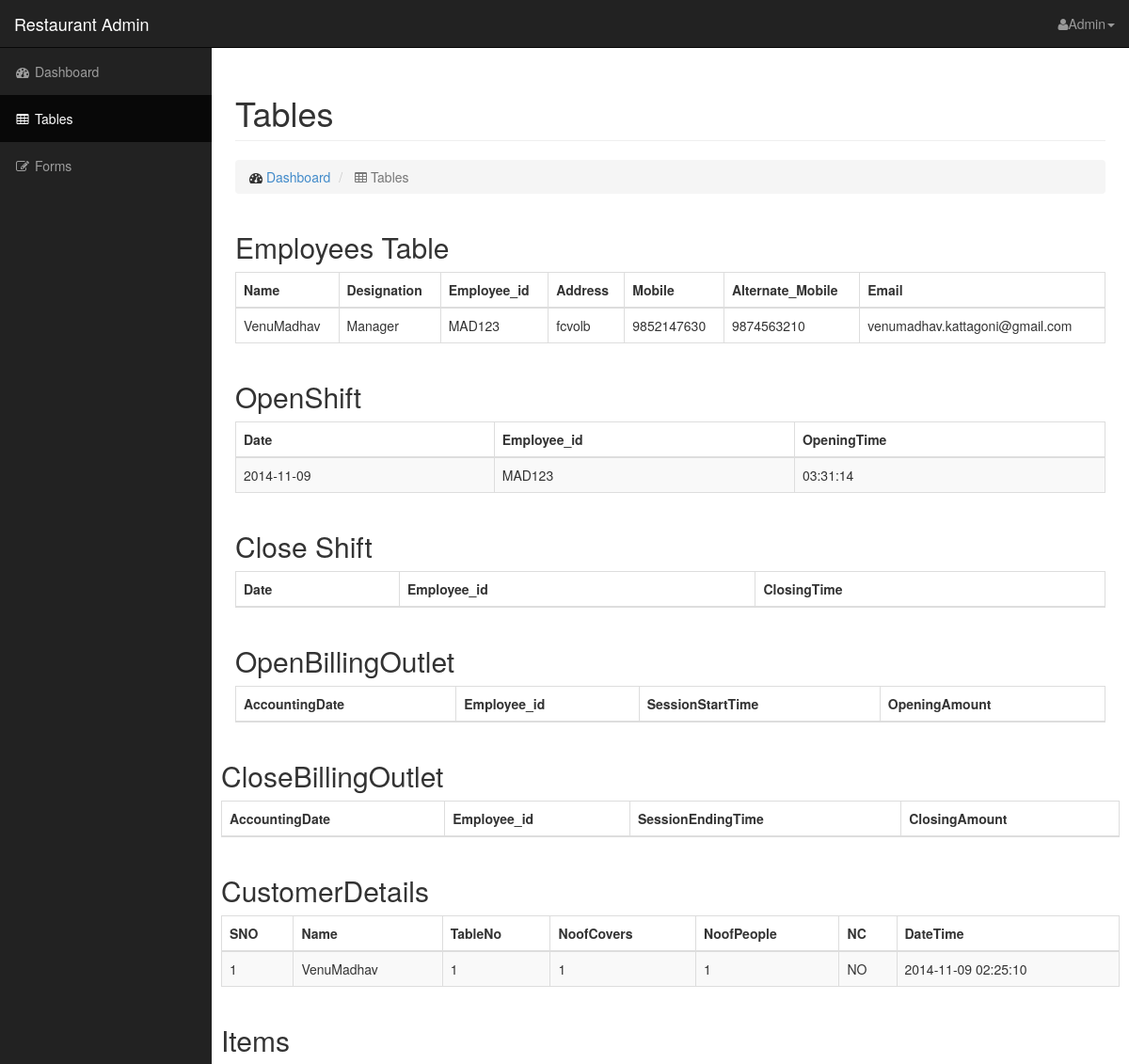
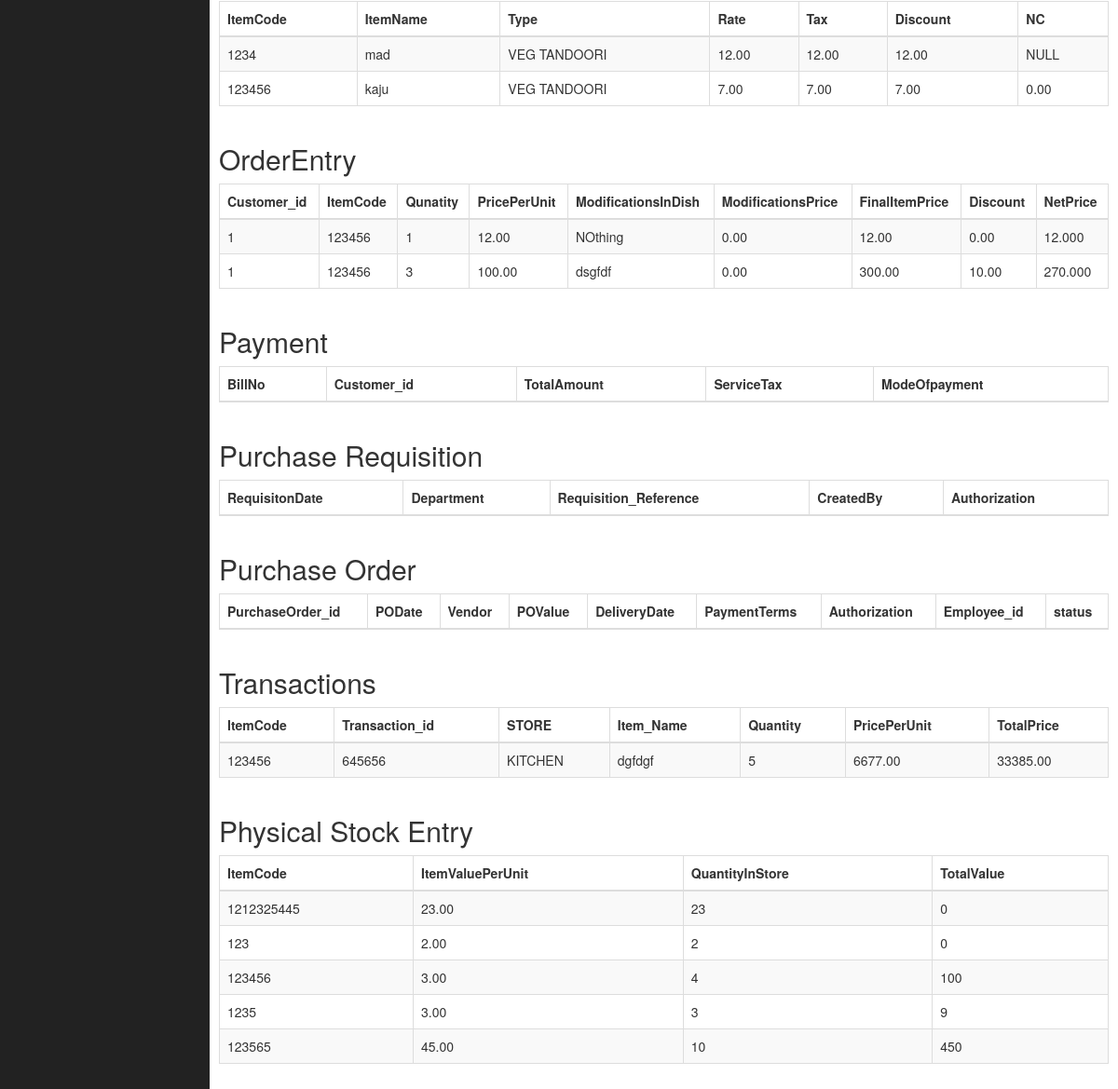
The app's page /admin/tables.php with its own data (2 pictures, top to bottom).
### tables this page shows
CREATE TABLE `Employees` (
  `Name` varchar(100) NOT NULL,
  `Designation` varchar(100) NOT NULL,
  `Employee_id` varchar(10) NOT NULL,
  `Address` varchar(500) NOT NULL,
  `Mobile` varchar(10) NOT NULL,
  `Alternate_Mobile` varchar(10) DEFAULT NULL,
  `Email` varchar(100) DEFAULT NULL,
  PRIMARY KEY (`Employee_id`),
  UNIQUE KEY `Employee_id` (`Employee_id`)
);

CREATE TABLE `OpenShift` (
  `Date` date DEFAULT NULL,
  `Employee_id` varchar(10) NOT NULL,
  `OpeningTime` time DEFAULT NULL,
  KEY `Employee_id` (`Employee_id`),
  CONSTRAINT `OpenShift_ibfk_1` FOREIGN KEY (`Employee_id`) REFERENCES `Employees` (`Employee_id`) ON UPDATE CASCADE
);

CREATE TABLE `CustomerDetails` (
  `SNO` int(11) NOT NULL AUTO_INCREMENT,
  `Name` varchar(100) NOT NULL,
  `TableNo` enum('1','2','3','4','5','6','7','8','9','10','11','12','13','14','15','16','17','18','19','20') DEFAULT NULL,
  `NoofCovers` enum('1','2','3','4','5','6','7','8','9','10') DEFAULT NULL,
  `NoofPeople` int(10) NOT NULL,
  `NC` enum('YES','NO') DEFAULT NULL,
  `DateTime` datetime DEFAULT NULL,
  PRIMARY KEY (`SNO`),
  UNIQUE KEY `SNO` (`SNO`)
);

CREATE TABLE `Items` (
  `ItemCode` varchar(10) NOT NULL,
  `ItemName` varchar(100) NOT NULL,
  `Type` enum('VEG TANDOORI','VEGETARIAN SALAD','NON VEG SALAD','VELETABLE SOUPS','NON VEG SOUPS','CHINESE VEG STARTERS','CHINESE NON VEG STARTERS','SOUTH INDIAN NON VEG STARTERS','SOUTH INDIAN NON VEG STARTERS','INDIAN CURRIES FROM SEA & RIVE','CHOICE OF INDIAN CHICKEN','CHOICE OF INDIAN MUTTON','CHOICE OF INDIAN VEGETARIAN','CHINESE NON VEG MAIN COURSE','CHINESE VEG MAIN COURSE','LENTILS','TRADITIONAL NON VEG BIRYAANIS','INDIAN VEG BIRYANI, PULAO, RICE','NON VEG CHINESE RICE & NOODLES','VEG CHINESE RICE & NOODLES','INDIAN BREADS','DESSERT','OTHERS','SOFT DRINK') DEFAULT NULL,
  `Rate` float(10,2) NOT NULL,
  `Tax` float(4,2) DEFAULT NULL,
  `Discount` float(4,2) DEFAULT NULL,
  `NC` float(4,2) DEFAULT NULL,
  PRIMARY KEY (`ItemCode`)
);

CREATE TABLE `OrderEntry` (
  `Customer_id` int(11) DEFAULT NULL,
  `ItemCode` varchar(10) DEFAULT NULL,
  `Qunatity` int(11) NOT NULL,
  `PricePerUnit` float(5,2) NOT NULL,
  `ModificationsInDish` varchar(1000) DEFAULT NULL,
  `ModificationsPrice` float(5,2) DEFAULT NULL,
  `FinalItemPrice` float(10,2) NOT NULL,
  `Discount` float(5,2) DEFAULT NULL,
  `NetPrice` float(10,3) NOT NULL,
  KEY `Customer_id` (`Customer_id`),
  KEY `ItemCode` (`ItemCode`),
  CONSTRAINT `OrderEntry_ibfk_1` FOREIGN KEY (`Customer_id`) REFERENCES `CustomerDetails` (`SNO`) ON UPDATE CASCADE,
  CONSTRAINT `OrderEntry_ibfk_2` FOREIGN KEY (`ItemCode`) REFERENCES `Items` (`ItemCode`) ON UPDATE CASCADE
);

CREATE TABLE `Transactions` (
  `ItemCode` varchar(10) DEFAULT NULL,
  `Transaction_id` varchar(100) NOT NULL,
  `STORE` enum('KITCHEN','MANAGEMENT') DEFAULT NULL,
  `Item_Name` varchar(100) NOT NULL,
  `Quantity` int(10) NOT NULL,
  `PricePerUnit` float(10,2) NOT NULL,
  `TotalPrice` float(20,2) NOT NULL,
  KEY `ItemCode` (`ItemCode`),
  CONSTRAINT `Transactions_ibfk_1` FOREIGN KEY (`ItemCode`) REFERENCES `PhysicalStockEntry` (`ItemCode`) ON UPDATE CASCADE
);

CREATE TABLE `PhysicalStockEntry` (
  `ItemCode` varchar(10) NOT NULL,
  `ItemValuePerUnit` float(5,2) NOT NULL,
  `QuantityInStore` int(10) NOT NULL,
  `TotalValue` int(10) NOT NULL,
  PRIMARY KEY (`ItemCode`),
  UNIQUE KEY `ItemCode` (`ItemCode`)
);

### admin/tables.php (the view, shortened to what this page needs)
<?php
$db = "Restaurant";
$hostname = "localhost";
$username = "IntroToDB";
$password = "db123";
$condb = mysqli_connect($hostname, $username, $password, $db);
function getColumns($tablenames) {
	global $hostname, $db, $username,	$password;
	try {
		$condb = new PDO("mysql:host=$hostname;dbname=$db", $username, $password);
		$condb->setAttribute(PDO::ATTR_EMULATE_PREPARES, false);
		$condb->setAttribute(PDO::ATTR_ERRMODE, PDO::ERRMODE_EXCEPTION);
		$query = $condb->prepare("DESCRIBE $tablenames");
		$query->execute();
		$table_names = $query->fetchAll(PDO::FETCH_COLUMN);
		return $table_names;
	} catch(PDOExcepetion $e) {
		echo $e->getMessage();
	}
}
function GetTable($table_name) {
	global $condb;
	$details = "SELECT * from ".$table_name;
	echo '<thead>';
	echo '<tr>';
	$mad = getColumns($table_name);
	for ($i = 0; $i < sizeof($mad); $i++) {
		echo '<th>',$mad[$i],'</th>';
	}
	echo '</tr>';
	echo '</thead>';
	echo '<tbody>';
	$idno = 0;
	$result = mysqli_query($condb, $details);
	if (mysqli_num_rows($result)){
		while($row = mysqli_fetch_row($result)) {
			$id = $table_name.(string)$idno;
			$idno++;
			echo "<tr id='$id' onClick='getId(this);' type='button' data-toggle='modal' data-target='#myModal'>";
			$single = array();
			foreach($row as $value) {
				if($value != '') {
					array_push($single, $value);
					echo '<td>',$value,'</td>';
				}
				else {
					array_push($single, 'NULL');
					echo '<td>','NULL','</td>';
				}
			}
			echo '</tr>';
		}
	}
	echo '</tbody>';
}
?>
<!DOCTYPE html>
<html lang="en">
<head>
    <link href="css/bootstrap.min.css" rel="stylesheet">
    <link href="css/sb-admin.css" rel="stylesheet">
    <link href="font-awesome-4.1.0/css/font-awesome.min.css" rel="stylesheet" type="text/css">
	<link rel="stylesheet" href="../bootstrapvalidator/dist/css/bootstrapValidator.min.css"/>
</head>
<body>
    <div id="wrapper">
        <nav class="navbar navbar-inverse navbar-fixed-top" role="navigation">
            <div class="navbar-header">
                <a class="navbar-brand" href="index.php">Restaurant Admin</a>
            </div>
            <ul class="nav navbar-right top-nav">
                <li class="dropdown">
                    <a href="#" class="dropdown-toggle" data-toggle="dropdown"><i class="fa fa-user"></i>Admin<b class="caret"></b></a>
                </li>
            </ul>
            <div class="collapse navbar-collapse navbar-ex1-collapse">
                <ul class="nav navbar-nav side-nav">
                    <li>
                        <a href="index.php"><i class="fa fa-fw fa-dashboard"></i> Dashboard</a>
                    </li>
                    <li class="active">
                        <a href="tables.php"><i class="fa fa-fw fa-table"></i> Tables</a>
                    </li>
		    <li>
		        <a href="forms.php"><i class="fa fa-fw fa-edit"></i> Forms</a>
		    </li>
                </ul>
            </div>
        </nav>
        <div id="page-wrapper">
            <div class="container-fluid">
                <div class="row">
                    <div class="col-lg-12">
                        <h1 class="page-header">
                            Tables
                        </h1>
                        <ol class="breadcrumb">
                            <li>
                                <i class="fa fa-dashboard"></i>  <a href="index.php">Dashboard</a>
                            </li>
                            <li class="active">
                                <i class="fa fa-table"></i> Tables
                            </li>
                        </ol>
                    </div>
                </div>
				   <div class="col-lg-4444">
                        <h2 type="button" data-toggle="modal" data-target="#myModal" >Employees Table</h2>
                        <div class="table-responsive">
                            <table class="table table-bordered table-hover">
                               <?php
								GetTable('Employees');
                               ?>
                            </table>
                        </div>
                    </div>
                    <div class="col-lg-4444">
                        <h2>OpenShift</h2>
                        <div class="table-responsive">
                            <table class="table table-bordered table-hover table-striped">
                                <?php
                                GetTable('OpenShift');
                                ?>
                            </table>
                        </div>
                    </div>
                    <div class="col-lg-444">
                        <h2>Close Shift</h2>
                        <div class="table-responsive">
                            <table class="table table-bordered table-hover table-striped">
                            <?php
                            	GetTable('CloseShift');
                            ?>
                            </table>
                        </div>
                    </div>
                    <div class="col-lg-4444">
                        <h2>OpenBillingOutlet</h2>
                        <div class="table-responsive">
                            <table class="table table-bordered table-hover table-striped">
                                <?php
                                	GetTable('OpenBillingOutlet');
                                ?>
                            </table>
                        </div>
                    </div>
                </div>
                <div class="col-lg-4444">
                        <h2>CloseBillingOutlet</h2>
                        <div class="table-responsive">
                            <table class="table table-bordered table-hover table-striped">
                                <?php
                                	GetTable('CloseBillingOutlet');
                                ?>
                            </table>
                        </div>
                </div>
                <div class="col-lg-4444">
                <h2>CustomerDetails</h2>
                        <div class="table-responsive">
                            <table class="table table-bordered table-hover table-striped">
                                <?php
                                	GetTable('CustomerDetails');
                                ?>
                            </table>
                </div>
                </div>
                <div class="col-lg-4444">
                <h2>Items</h2>
                        <div class="table-responsive">
                            <table class="table table-bordered table-hover table-striped">
                                <?php
                                	GetTable('Items');
                                ?>
                            </table>
                </div>
                </div>
                <div class="col-lg-4444">
                <h2>OrderEntry</h2>
                        <div class="table-responsive">
                            <table class="table table-bordered table-hover table-striped">
                                <?php
                                	GetTable('OrderEntry');
                                ?>
                            </table>
                </div>
                </div>
                <div class="col-lg-4444">
                <h2>Payment</h2>
                        <div class="table-responsive">
                            <table class="table table-bordered table-hover table-striped">
                                <?php
                                	GetTable('Payment');
                                ?>
                            </table>
                </div>
                </div>
                <div class="col-lg-4444">
                <h2>Purchase Requisition</h2>
                        <div class="table-responsive">
                            <table class="table table-bordered table-hover table-striped">
                                <?php
                                	GetTable('PurchaseRequisition');
                                ?>
                            </table>
                </div>
                </div>
                <div class="col-lg-4444">
                <h2>Purchase Order</h2>
                        <div class="table-responsive">
                            <table class="table table-bordered table-hover table-striped">
                                <?php
                                	GetTable('PurchaseOrder');
                                ?>
                            </table>
                </div>
                </div>
                <div class="col-lg-4444">
                <h2>Transactions</h2>
                        <div class="table-responsive">
                            <table class="table table-bordered table-hover table-striped">
                                <?php
                                	GetTable('Transactions');
                                ?>
                            </table>
                </div>
                </div>
                <div class="col-lg-4444">
                <h2>Physical Stock Entry</h2>
                        <div class="table-responsive">
                            <table class="table table-bordered table-hover table-striped">
                                <?php
                                	GetTable('PhysicalStockEntry');
                                ?>
                            </table>
                </div>
                </div>
        </div>
    </div>
</body>
</html>

### admin/css/sb-admin.css (style rules this page uses)
body { margin-top: 100px; background-color: #222; }
@media (min-width:768px) { body { margin-top: 50px; } }
#wrapper { padding-left: 0; }
#page-wrapper { width: 100%; padding: 0; background-color: #fff; }
@media (min-width:768px) { #wrapper { padding-left: 225px; } }
@media (min-width:768px) { #page-wrapper { padding: 10px; } }
.top-nav { padding: 0 15px; }
.top-nav>li { display: inline-block; float: left; }
.top-nav>li>a { padding-top: 15px; padding-bottom: 15px; line-height: 20px; color: #999; }
@media (min-width:768px) { .side-nav { position: fixed; top: 51px; left: 225px; width: 225px; margin-left: -225px; border: none; border-radius: 0; overflow-y: auto; background-color: #222; } }
@media (min-width:768px) { .side-nav>li>a { width: 225px; } }

### records on screen
employees: Name "VenuMadhav", Designation "Manager", Employee_id "MAD123", Address "fcvolb", Mobile "9852147630", Alternate_Mobile "9874563210", Email "venumadhav.kattagoni@gmail.com"
openshift: Date "2014-11-09", Employee_id "MAD123", OpeningTime "03:31:14"
customerdetails: value "1", Name "VenuMadhav", NC "NO", DateTime "2014-11-09 02:25:10"
items: ItemCode "1234", ItemName "mad", Type "VEG TANDOORI", value "12.00"
items: ItemCode "123456", ItemName "kaju", Type "VEG TANDOORI", value "7.00", NC "0.00"
orderentry: value "1", ItemCode "123456", value "12.00", ModificationsInDish "NOthing", value "0.00", NetPrice "12.000"
orderentry: Customer "1", ItemCode "123456", Qunatity "3", PricePerUnit "100.00", ModificationsInDish "dsgfdf", ModificationsPrice "0.00", FinalItemPrice "300.00", Discount "10.00", NetPrice "270.000"
transactions: ItemCode "123456", Transaction_id "645656", STORE "KITCHEN", Item_Name "dgfdgf", Quantity "5", PricePerUnit "6677.00", TotalPrice "33385.00"
physicalstockentry: ItemCode "1212325445", ItemValuePerUnit "23.00", QuantityInStore "23", TotalValue "0"
physicalstockentry: ItemCode "123", ItemValuePerUnit "2.00", QuantityInStore "2", TotalValue "0"
physicalstockentry: ItemCode "123456", ItemValuePerUnit "3.00", QuantityInStore "4", TotalValue "100"
physicalstockentry: ItemCode "1235", ItemValuePerUnit "3.00", QuantityInStore "3", TotalValue "9"
physicalstockentry: ItemCode "123565", ItemValuePerUnit "45.00", QuantityInStore "10", TotalValue "450"

### other values on screen
$mad[$i] "Name"
$mad[$i] "Designation"
$mad[$i] "Employee_id"
$mad[$i] "Address"
$mad[$i] "Mobile"
$mad[$i] "Alternate_Mobile"
$mad[$i] "Email"
$mad[$i] "Date"
$mad[$i] "OpeningTime"
$mad[$i] "ClosingTime"
$mad[$i] "AccountingDate"
$mad[$i] "SessionStartTime"
$mad[$i] "OpeningAmount"
$mad[$i] "SessionEndingTime"
$mad[$i] "ClosingAmount"
